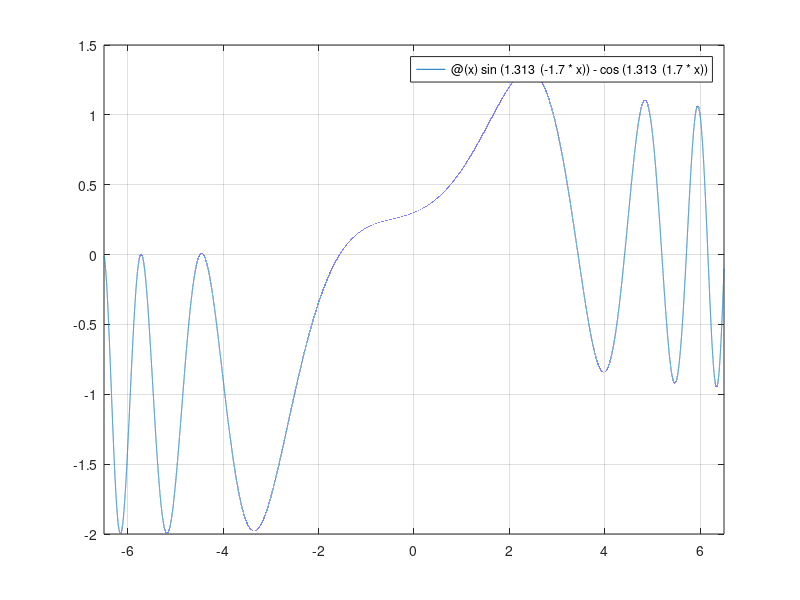

Reproduce this figure in MATLAB. (Note: this script raises an error after producing the figure.)
%% Plot_EX17.m
fun_fun=@(x)sin(1.313^(-1.7*x))-cos(1.313^(1.7*x));
fplot(fun_fun, [-6.5, 6.5]); grid on; hold on
[xm, ym]=ginput(3);    % Use mouse cursor carefully to locate minima 
TXT1=['1st Local Min (square) @x= ', num2str(xm(1))];
gtext(TXT1, 'fontsize', 11)
text(-2,0,['2nd Local Min (circle) @x= ', num2str(xm(2))]);
text(-2, -0.5, ['3rd Local Min (star)   @x= ', num2str(xm(3))]);
plot(xm(1),ym(1),'rs', xm(2),ym(2), 'bo', xm(3),ym(3), 'kp', ...
'markersize',13,'markerfacecolor', 'm'); hold off
title('sin(1.313^{-1.7*x})-cos(1.313^{1.7x}')
xlabel('\it x'), ylabel('\it f(x)')
